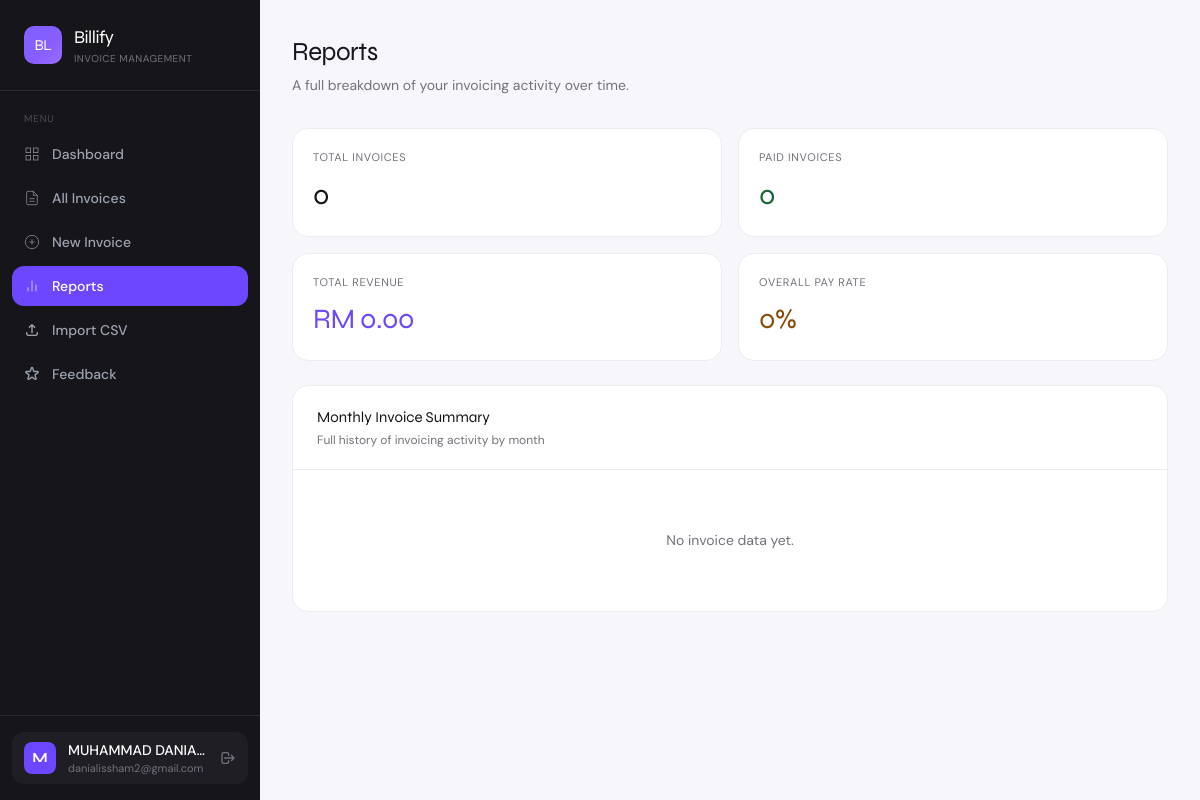
The app's page /reports (signed in), older data.
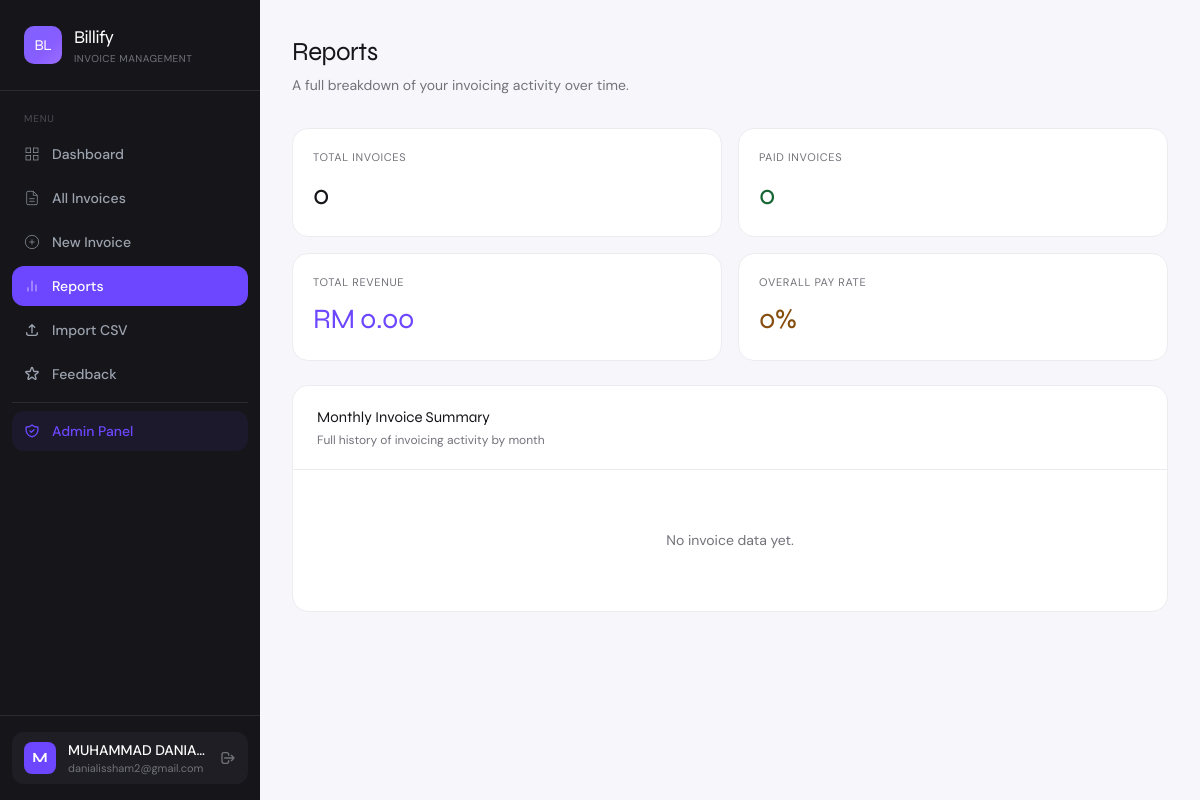
The same page, newer data.
### app.py (the view, shortened to what this page needs)
@app.route('/reports')
@login_required
def reports():
    update_overdue_invoices()
    invoices = Invoice.query.filter_by(user_id=current_user.id).all()
    from collections import defaultdict
    monthly_data = defaultdict(lambda: {'sent': 0, 'paid': 0, 'overdue': 0, 'revenue': 0.0})
    sorted_months = sorted(monthly_data.items(),
        key=lambda x: datetime.strptime(x[0], '%b %Y'), reverse=True)
    summary = []
    total_revenue = sum(i.total for i in invoices if i.status == 'Paid')
    total_sent = len(invoices)
    total_paid = sum(1 for i in invoices if i.status == 'Paid')
    overall_rate = round((total_paid / total_sent * 100)) if total_sent > 0 else 0
    return render_template('reports.html',
        summary=summary,
        total_revenue=total_revenue,
        total_sent=total_sent,
        total_paid=total_paid,
        overall_rate=overall_rate
    )

### app.py (called while the page is built)
@app.after_request
def add_security_headers(response):
    response.headers['X-Content-Type-Options'] = 'nosniff'
    response.headers['X-Frame-Options'] = 'SAMEORIGIN'
    response.headers['X-XSS-Protection'] = '1; mode=block'
    response.headers['Referrer-Policy'] = 'strict-origin-when-cross-origin'
    return response

@login_manager.user_loader
def load_user(user_id):
    return User.query.get(int(user_id))

def update_overdue_invoices():
    today = date.today()
    overdue = Invoice.query.filter(
        Invoice.due_date < today,
        Invoice.status == 'Unpaid'
    ).all()
    for inv in overdue:
        inv.status = 'Overdue'
    db.session.commit()

### templates/reports.html (shortened to what the changed rows need)
{% extends 'base.html' %}
{% block content %}
<div class="mb-8 fade-up fade-up-1">
  <h2 class="font-display font-700" style="font-size:26px;letter-spacing:-0.5px;color:var(--text);">Reports</h2>
</div>
{% endblock %}

### templates/base.html (shortened to what the changed rows need)
<!DOCTYPE html>
<html lang="en">
<head>
  <script src="https://cdn.tailwindcss.com"></script>
</head>
<body style="background: var(--surface); color: var(--text);">
{% if current_user.is_authenticated %}
<div class="flex min-h-screen">
  <aside style="width:260px; background:#16161a; flex-shrink:0;" class="fixed h-full z-10 flex flex-col">
    <nav class="flex-1 px-3 py-5 space-y-1">
      <div style="font-size:10px;color:#4a4a52;text-transform:uppercase;letter-spacing:0.08em;padding:0 12px;margin-bottom:8px;">Menu</div>
      <a href="{{ url_for('dashboard') }}"
         class="sidebar-link flex items-center gap-3 px-3 py-2.5 rounded-xl text-sm font-medium {% if request.endpoint == 'dashboard' %}active{% else %}text-gray-400{% endif %}">
        <svg class="w-4 h-4 flex-shrink-0" fill="none" stroke="currentColor" viewBox="0 0 24 24"><rect x="3" y="3" width="7" height="7"/><rect x="14" y="3" width="7" height="7"/><rect x="14" y="14" width="7" height="7"/><rect x="3" y="14" width="7" height="7"/></svg>
        Dashboard
      </a>
      <a href="{{ url_for('invoices') }}"
         class="sidebar-link flex items-center gap-3 px-3 py-2.5 rounded-xl text-sm font-medium {% if request.endpoint in ('invoices','view_invoice','edit_invoice') %}active{% else %}text-gray-400{% endif %}">
        <svg class="w-4 h-4 flex-shrink-0" fill="none" stroke="currentColor" viewBox="0 0 24 24"><path d="M14 2H6a2 2 0 00-2 2v16a2 2 0 002 2h12a2 2 0 002-2V8z"/><polyline points="14 2 14 8 20 8"/><line x1="16" y1="13" x2="8" y2="13"/><line x1="16" y1="17" x2="8" y2="17"/></svg>
        All Invoices
      </a>
      <a href="{{ url_for('new_invoice') }}"
         class="sidebar-link flex items-center gap-3 px-3 py-2.5 rounded-xl text-sm font-medium {% if request.endpoint == 'new_invoice' %}active{% else %}text-gray-400{% endif %}">
        <svg class="w-4 h-4 flex-shrink-0" fill="none" stroke="currentColor" viewBox="0 0 24 24"><circle cx="12" cy="12" r="10"/><line x1="12" y1="8" x2="12" y2="16"/><line x1="8" y1="12" x2="16" y2="12"/></svg>
        New Invoice
      </a>
      <a href="{{ url_for('reports') }}"
         class="sidebar-link flex items-center gap-3 px-3 py-2.5 rounded-xl text-sm font-medium {% if request.endpoint == 'reports' %}active{% else %}text-gray-400{% endif %}">
        <svg class="w-4 h-4 flex-shrink-0" fill="none" stroke="currentColor" viewBox="0 0 24 24"><line x1="18" y1="20" x2="18" y2="10"/><line x1="12" y1="20" x2="12" y2="4"/><line x1="6" y1="20" x2="6" y2="14"/></svg>
        Reports
      </a>
      <a href="{{ url_for('import_csv') }}"
         class="sidebar-link flex items-center gap-3 px-3 py-2.5 rounded-xl text-sm font-medium {% if request.endpoint == 'import_csv' %}active{% else %}text-gray-400{% endif %}">
        <svg class="w-4 h-4 flex-shrink-0" fill="none" stroke="currentColor" viewBox="0 0 24 24"><path stroke-linecap="round" stroke-linejoin="round" stroke-width="2" d="M4 16v1a3 3 0 003 3h10a3 3 0 003-3v-1m-4-8l-4-4m0 0L8 8m4-4v12"/></svg>
        Import CSV
      </a>
      <a href="{{ url_for('feedback') }}"
         class="sidebar-link flex items-center gap-3 px-3 py-2.5 rounded-xl text-sm font-medium {% if request.endpoint == 'feedback' %}active{% else %}text-gray-400{% endif %}">
        Feedback
      </a>
      {% if current_user.is_admin %}
      <div style="border-top:1px solid #2a2a30;margin:8px 0;"></div>
      <a href="{{ url_for('admin_dashboard') }}"
         class="sidebar-link flex items-center gap-3 px-3 py-2.5 rounded-xl text-sm font-medium text-gray-400"
         style="background:rgba(108,71,255,0.08);color:#6c47ff !important;">
        Admin Panel
      </a>
      {% endif %}
    </nav>
  </aside>
  <main style="margin-left:260px;" class="flex-1 p-8">
    {% block content %}{% endblock %}
  </main>
</div>
{% endif %}
</body>
</html>

Row changes from the older to the newer data that the page shows:
changed User "danialissham2@gmail.com": is_admin False → True (drawn)
Text that changed along with them:
text now shown: "Admin Panel"
